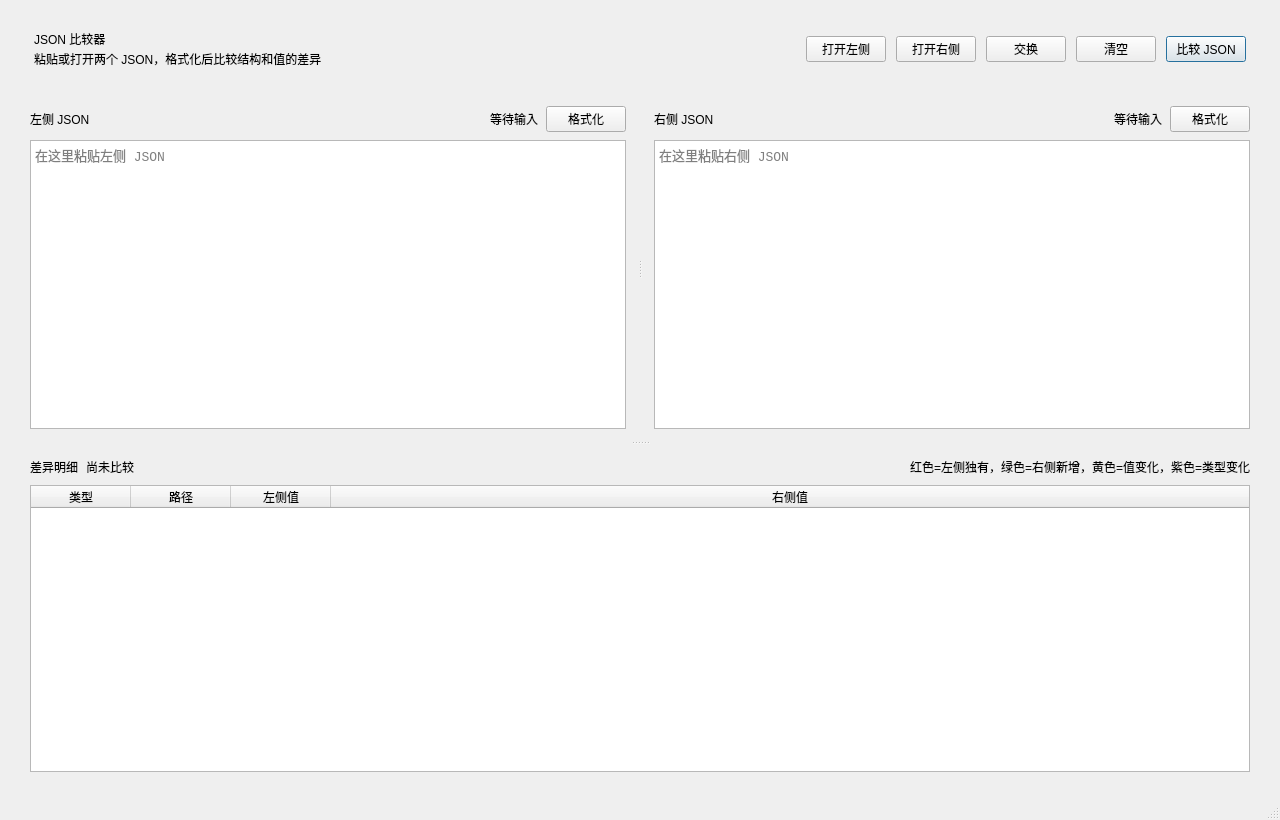
<?xml version="1.0" encoding="UTF-8"?>
<ui version="4.0">
 <class>MainWindow</class>
 <widget class="QMainWindow" name="MainWindow">
  <property name="geometry">
   <rect>
    <x>0</x>
    <y>0</y>
    <width>1280</width>
    <height>820</height>
   </rect>
  </property>
  <property name="minimumSize">
   <size>
    <width>980</width>
    <height>680</height>
   </size>
  </property>
  <property name="windowTitle">
   <string>JSON Diff</string>
  </property>
  <widget class="QWidget" name="centralwidget">
   <layout class="QVBoxLayout" name="rootLayout">
    <property name="spacing">
     <number>14</number>
    </property>
    <property name="leftMargin">
     <number>18</number>
    </property>
    <property name="topMargin">
     <number>18</number>
    </property>
    <property name="rightMargin">
     <number>18</number>
    </property>
    <property name="bottomMargin">
     <number>14</number>
    </property>
    <item>
     <widget class="QFrame" name="headerPanel">
      <property name="frameShape">
       <enum>QFrame::Shape::NoFrame</enum>
      </property>
      <layout class="QHBoxLayout" name="headerLayout">
       <property name="spacing">
        <number>10</number>
       </property>
       <property name="leftMargin">
        <number>16</number>
       </property>
       <property name="topMargin">
        <number>12</number>
       </property>
       <property name="rightMargin">
        <number>16</number>
       </property>
       <property name="bottomMargin">
        <number>12</number>
       </property>
       <item>
        <layout class="QVBoxLayout" name="titleLayout">
         <property name="spacing">
          <number>2</number>
         </property>
         <item>
          <widget class="QLabel" name="titleLabel">
           <property name="text">
            <string>JSON 比较器</string>
           </property>
          </widget>
         </item>
         <item>
          <widget class="QLabel" name="subtitleLabel">
           <property name="text">
            <string>粘贴或打开两个 JSON，格式化后比较结构和值的差异</string>
           </property>
          </widget>
         </item>
        </layout>
       </item>
       <item>
        <spacer name="headerSpacer">
         <property name="orientation">
          <enum>Qt::Orientation::Horizontal</enum>
         </property>
         <property name="sizeHint" stdset="0">
          <size>
           <width>40</width>
           <height>20</height>
          </size>
         </property>
        </spacer>
       </item>
       <item>
        <widget class="QPushButton" name="openLeftButton">
         <property name="text">
          <string>打开左侧</string>
         </property>
        </widget>
       </item>
       <item>
        <widget class="QPushButton" name="openRightButton">
         <property name="text">
          <string>打开右侧</string>
         </property>
        </widget>
       </item>
       <item>
        <widget class="QPushButton" name="swapButton">
         <property name="text">
          <string>交换</string>
         </property>
        </widget>
       </item>
       <item>
        <widget class="QPushButton" name="clearButton">
         <property name="text">
          <string>清空</string>
         </property>
        </widget>
       </item>
       <item>
        <widget class="QPushButton" name="compareButton">
         <property name="text">
          <string>比较 JSON</string>
         </property>
         <property name="default">
          <bool>true</bool>
         </property>
        </widget>
       </item>
      </layout>
     </widget>
    </item>
    <item>
     <widget class="QSplitter" name="mainSplitter">
      <property name="orientation">
       <enum>Qt::Orientation::Vertical</enum>
      </property>
      <property name="childrenCollapsible">
       <bool>false</bool>
      </property>
      <widget class="QSplitter" name="editorSplitter">
       <property name="orientation">
        <enum>Qt::Orientation::Horizontal</enum>
       </property>
       <property name="childrenCollapsible">
        <bool>false</bool>
       </property>
       <widget class="QFrame" name="leftPanel">
        <property name="frameShape">
         <enum>QFrame::Shape::NoFrame</enum>
        </property>
        <layout class="QVBoxLayout" name="leftLayout">
         <property name="spacing">
          <number>8</number>
         </property>
         <property name="leftMargin">
          <number>12</number>
         </property>
         <property name="topMargin">
          <number>12</number>
         </property>
         <property name="rightMargin">
          <number>12</number>
         </property>
         <property name="bottomMargin">
          <number>12</number>
         </property>
         <item>
          <layout class="QHBoxLayout" name="leftHeaderLayout">
           <property name="spacing">
            <number>8</number>
           </property>
           <item>
            <widget class="QLabel" name="leftTitleLabel">
             <property name="text">
              <string>左侧 JSON</string>
             </property>
            </widget>
           </item>
           <item>
            <spacer name="leftHeaderSpacer">
             <property name="orientation">
              <enum>Qt::Orientation::Horizontal</enum>
             </property>
             <property name="sizeHint" stdset="0">
              <size>
               <width>40</width>
               <height>20</height>
              </size>
             </property>
            </spacer>
           </item>
           <item>
            <widget class="QLabel" name="leftStatusLabel">
             <property name="text">
              <string>等待输入</string>
             </property>
            </widget>
           </item>
           <item>
            <widget class="QPushButton" name="formatLeftButton">
             <property name="text">
              <string>格式化</string>
             </property>
            </widget>
           </item>
          </layout>
         </item>
         <item>
          <widget class="QPlainTextEdit" name="leftEditor">
           <property name="font">
            <font>
             <family>Consolas</family>
             <pointsize>10</pointsize>
            </font>
           </property>
           <property name="placeholderText">
            <string>在这里粘贴左侧 JSON</string>
           </property>
           <property name="lineWrapMode">
            <enum>QPlainTextEdit::LineWrapMode::NoWrap</enum>
           </property>
          </widget>
         </item>
        </layout>
       </widget>
       <widget class="QFrame" name="rightPanel">
        <property name="frameShape">
         <enum>QFrame::Shape::NoFrame</enum>
        </property>
        <layout class="QVBoxLayout" name="rightLayout">
         <property name="spacing">
          <number>8</number>
         </property>
         <property name="leftMargin">
          <number>12</number>
         </property>
         <property name="topMargin">
          <number>12</number>
         </property>
         <property name="rightMargin">
          <number>12</number>
         </property>
         <property name="bottomMargin">
          <number>12</number>
         </property>
         <item>
          <layout class="QHBoxLayout" name="rightHeaderLayout">
           <property name="spacing">
            <number>8</number>
           </property>
           <item>
            <widget class="QLabel" name="rightTitleLabel">
             <property name="text">
              <string>右侧 JSON</string>
             </property>
            </widget>
           </item>
           <item>
            <spacer name="rightHeaderSpacer">
             <property name="orientation">
              <enum>Qt::Orientation::Horizontal</enum>
             </property>
             <property name="sizeHint" stdset="0">
              <size>
               <width>40</width>
               <height>20</height>
              </size>
             </property>
            </spacer>
           </item>
           <item>
            <widget class="QLabel" name="rightStatusLabel">
             <property name="text">
              <string>等待输入</string>
             </property>
            </widget>
           </item>
           <item>
            <widget class="QPushButton" name="formatRightButton">
             <property name="text">
              <string>格式化</string>
             </property>
            </widget>
           </item>
          </layout>
         </item>
         <item>
          <widget class="QPlainTextEdit" name="rightEditor">
           <property name="font">
            <font>
             <family>Consolas</family>
             <pointsize>10</pointsize>
            </font>
           </property>
           <property name="placeholderText">
            <string>在这里粘贴右侧 JSON</string>
           </property>
           <property name="lineWrapMode">
            <enum>QPlainTextEdit::LineWrapMode::NoWrap</enum>
           </property>
          </widget>
         </item>
        </layout>
       </widget>
      </widget>
      <widget class="QFrame" name="resultPanel">
       <property name="frameShape">
        <enum>QFrame::Shape::NoFrame</enum>
       </property>
       <layout class="QVBoxLayout" name="resultLayout">
        <property name="spacing">
         <number>8</number>
        </property>
        <property name="leftMargin">
         <number>12</number>
        </property>
        <property name="topMargin">
         <number>12</number>
        </property>
        <property name="rightMargin">
         <number>12</number>
        </property>
        <property name="bottomMargin">
         <number>12</number>
        </property>
        <item>
         <layout class="QHBoxLayout" name="resultHeaderLayout">
          <property name="spacing">
           <number>8</number>
          </property>
          <item>
           <widget class="QLabel" name="resultTitleLabel">
            <property name="text">
             <string>差异明细</string>
            </property>
           </widget>
          </item>
          <item>
           <widget class="QLabel" name="summaryLabel">
            <property name="text">
             <string>尚未比较</string>
            </property>
           </widget>
          </item>
          <item>
           <spacer name="resultHeaderSpacer">
            <property name="orientation">
             <enum>Qt::Orientation::Horizontal</enum>
            </property>
            <property name="sizeHint" stdset="0">
             <size>
              <width>40</width>
              <height>20</height>
             </size>
            </property>
           </spacer>
          </item>
          <item>
           <widget class="QLabel" name="legendLabel">
            <property name="text">
             <string>红色=左侧独有，绿色=右侧新增，黄色=值变化，紫色=类型变化</string>
            </property>
           </widget>
          </item>
         </layout>
        </item>
        <item>
         <widget class="QTableWidget" name="diffTable">
          <property name="alternatingRowColors">
           <bool>false</bool>
          </property>
          <property name="selectionBehavior">
           <enum>QAbstractItemView::SelectionBehavior::SelectRows</enum>
          </property>
          <property name="selectionMode">
           <enum>QAbstractItemView::SelectionMode::SingleSelection</enum>
          </property>
          <property name="showGrid">
           <bool>false</bool>
          </property>
          <attribute name="horizontalHeaderStretchLastSection">
           <bool>true</bool>
          </attribute>
          <column>
           <property name="text">
            <string>类型</string>
           </property>
          </column>
          <column>
           <property name="text">
            <string>路径</string>
           </property>
          </column>
          <column>
           <property name="text">
            <string>左侧值</string>
           </property>
          </column>
          <column>
           <property name="text">
            <string>右侧值</string>
           </property>
          </column>
         </widget>
        </item>
       </layout>
      </widget>
     </widget>
    </item>
   </layout>
  </widget>
  <widget class="QStatusBar" name="statusbar"/>
 </widget>
 <resources/>
 <connections/>
</ui>
